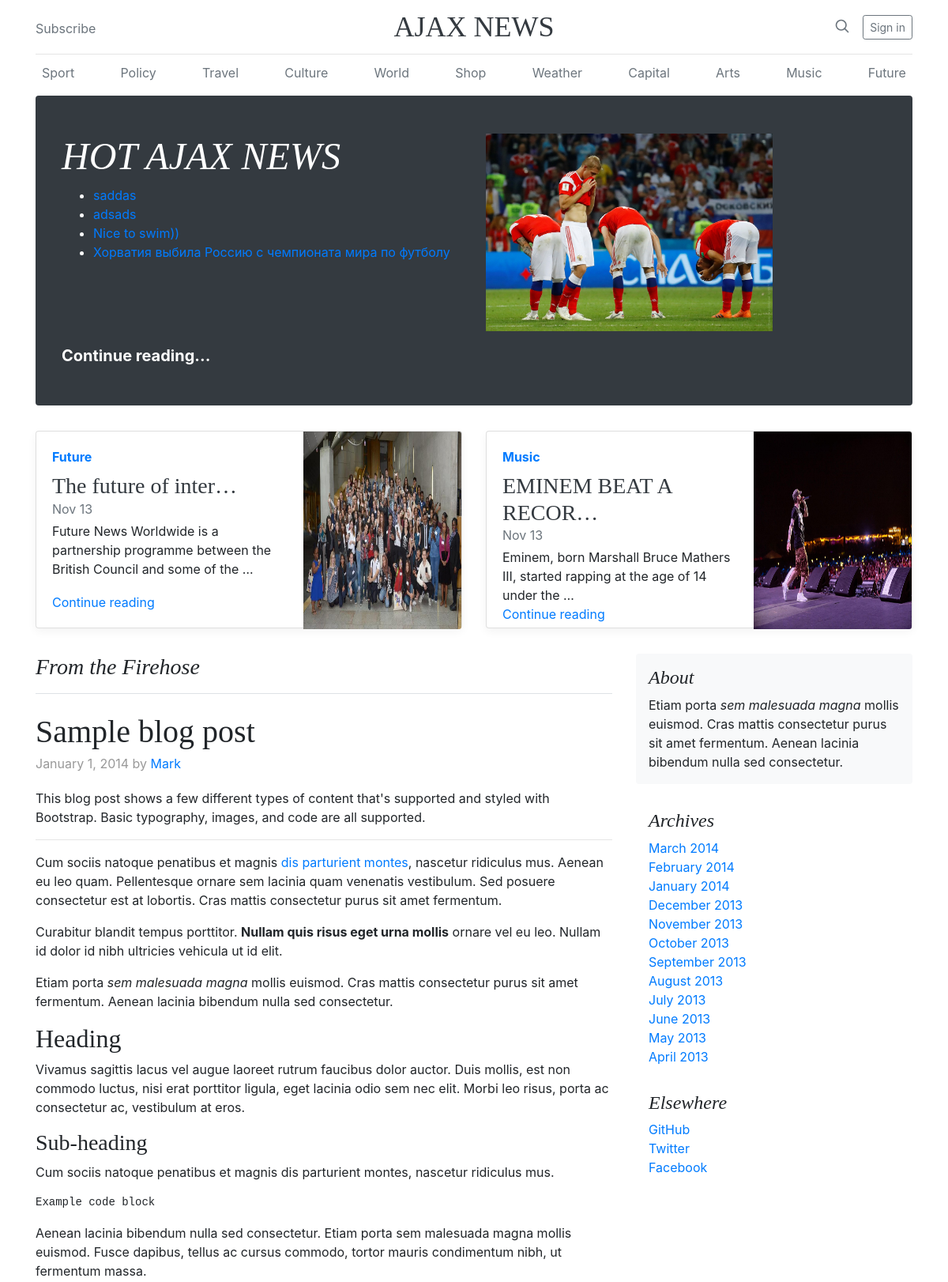
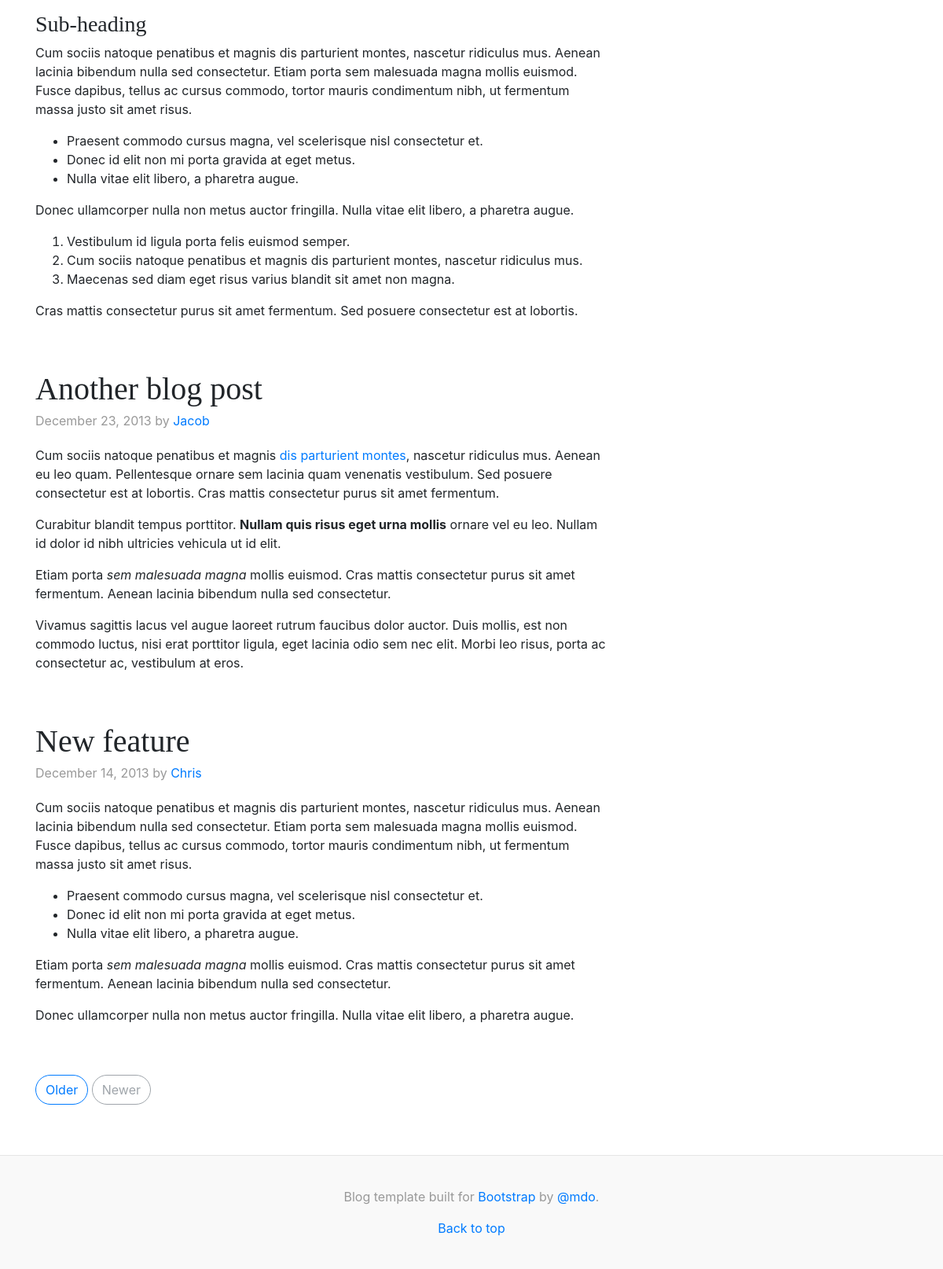
The page / on the database its author committed (2 pictures, top to bottom).
### mainapp/models.py (models this page shows, shortened)
class Category(models.Model):
    name = models.CharField(max_length=50)
    slug = models.SlugField()
    class Meta:
        verbose_name = 'Category'
        verbose_name_plural = 'Categories'
    def get_absolute_url(self):
        return reverse('main:category-detail', kwargs={'slug': self.slug})

class Article(models.Model):
    author = models.ForeignKey(
        settings.AUTH_USER_MODEL,
        on_delete=models.CASCADE,
    )
    category = models.ForeignKey(Category, on_delete=models.SET_NULL, blank=True, null=True)
    title = models.CharField(max_length=100)
    slug = models.SlugField()
    image = models.ImageField(upload_to=get_image_filename, blank=True)
    content = models.TextField()
    comments = GenericRelation('comment')
    marks = GenericRelation('mark')
    reposts = GenericRelation('repost')
    def get_absolute_url(self):
        return reverse('main:article-detail', kwargs={'cat_slug': self.category.slug,
                                                      'slug': self.slug})

### mainapp/views.py (the view)
# urls.py: path('', MainListView.as_view(), name='home'),
class MainListView(ListView):
    template_name = 'mainapp/home.html'
    model = Article
    def get_context_data(self, *, object_list=None, **kwargs):
        context = super(MainListView, self).get_context_data()
        context['hot_articles'] = self.model.objects.all().order_by('-id')[:4]
        context['popular_articles'] = self.model.objects.all().order_by('-id')[4:6]
        context['last_article_image'] = context['hot_articles'][3].image.url
        context['categories'] = Category.objects.all()
        return context

### templates/mainapp/home.html (shortened to what this page needs)
{% extends 'base.html' %}
  {% block preview %}
  <div class="jumbotron p-3 p-md-5 text-white rounded bg-dark">
    <div class="row">
    <div class="col-md-6 px-0">
      <h1 class="display-4 font-italic">HOT AJAX NEWS</h1>
      <ul>
          {% for article in hot_articles %}
          <li>
              <a href="{{ article.get_absolute_url }}" class="hot-article" data-id="{{ article.pk }}">
                  {{ article.title|truncatechars:100 }}
              </a>
          </li>
          {% endfor %}
      </ul>
      <br>
    </div>
    <div class="col-md-6">
        <p id="article-image"><img src="{{ last_article_image }}" class="hot-image" alt=""></p>
    </div>
    <p class="lead mb-0"><a href="#" class="text-white font-weight-bold">Continue reading...</a></p>
    </div>
  </div>
  <div class="row mb-2">
    {% for article in popular_articles %}
    <div class="col-md-6">
      <div class="card flex-md-row mb-4 box-shadow h-md-250">
        <div class="card-body d-flex flex-column align-items-start">
          <strong class="d-inline-block mb-2 text-primary">{{ article.category.name }}</strong>
          <h3 class="mb-0">
            <a class="text-dark" href="{{ article.get_absolute_url }}">{{ article.title|truncatechars:20 }}</a>
          </h3>
          <div class="mb-1 text-muted">Nov 13</div>
          <p class="card-text mb-auto">{{ article.content|truncatewords:15 }}</p>
          <a href="{{ article.get_absolute_url }}">Continue reading</a>
        </div>
            <img class="card-img-right flex-auto d-none d-lg-block image-preview"
             src="{{ article.image.url }}" data-holder-rendered="true">
      </div>
    </div>
    {% endfor %}
  </div>
  {% endblock preview%}
{% block content %}
<main role="main" class="container">
  <div class="row">
    <div class="col-md-8 blog-main">
      <h3 class="pb-3 mb-4 font-italic border-bottom">
        From the Firehose
      </h3>
      <div class="blog-post">
        <h2 class="blog-post-title">Sample blog post</h2>
        <p class="blog-post-meta">January 1, 2014 by <a href="#">Mark</a></p>
        <p>This blog post shows a few different types of content that's supported and styled with Bootstrap. Basic typography, images, and code are all supported.</p>
        <hr>
        <p>Cum sociis natoque penatibus et magnis <a href="#">dis parturient montes</a>, nascetur ridiculus mus. Aenean eu leo quam. Pellentesque ornare sem lacinia quam venenatis vestibulum. Sed posuere consectetur est at lobortis. Cras mattis consectetur purus sit amet fermentum.</p>
        <blockquote>
          <p>Curabitur blandit tempus porttitor. <strong>Nullam quis risus eget urna mollis</strong> ornare vel eu leo. Nullam id dolor id nibh ultricies vehicula ut id elit.</p>
        </blockquote>
        <p>Etiam porta <em>sem malesuada magna</em> mollis euismod. Cras mattis consectetur purus sit amet fermentum. Aenean lacinia bibendum nulla sed consectetur.</p>
        <h2>Heading</h2>
        <p>Vivamus sagittis lacus vel augue laoreet rutrum faucibus dolor auctor. Duis mollis, est non commodo luctus, nisi erat porttitor ligula, eget lacinia odio sem nec elit. Morbi leo risus, porta ac consectetur ac, vestibulum at eros.</p>
        <h3>Sub-heading</h3>
        <p>Cum sociis natoque penatibus et magnis dis parturient montes, nascetur ridiculus mus.</p>
        <pre><code>Example code block</code></pre>
        <p>Aenean lacinia bibendum nulla sed consectetur. Etiam porta sem malesuada magna mollis euismod. Fusce dapibus, tellus ac cursus commodo, tortor mauris condimentum nibh, ut fermentum massa.</p>
        <h3>Sub-heading</h3>
        <p>Cum sociis natoque penatibus et magnis dis parturient montes, nascetur ridiculus mus. Aenean lacinia bibendum nulla sed consectetur. Etiam porta sem malesuada magna mollis euismod. Fusce dapibus, tellus ac cursus commodo, tortor mauris condimentum nibh, ut fermentum massa justo sit amet risus.</p>
        <ul>
          <li>Praesent commodo cursus magna, vel scelerisque nisl consectetur et.</li>
          <li>Donec id elit non mi porta gravida at eget metus.</li>
          <li>Nulla vitae elit libero, a pharetra augue.</li>
        </ul>
        <p>Donec ullamcorper nulla non metus auctor fringilla. Nulla vitae elit libero, a pharetra augue.</p>
        <ol>
          <li>Vestibulum id ligula porta felis euismod semper.</li>
          <li>Cum sociis natoque penatibus et magnis dis parturient montes, nascetur ridiculus mus.</li>
          <li>Maecenas sed diam eget risus varius blandit sit amet non magna.</li>
        </ol>
        <p>Cras mattis consectetur purus sit amet fermentum. Sed posuere consectetur est at lobortis.</p>
      </div>
      <div class="blog-post">
        <h2 class="blog-post-title">Another blog post</h2>
        <p class="blog-post-meta">December 23, 2013 by <a href="#">Jacob</a></p>
        <p>Cum sociis natoque penatibus et magnis <a href="#">dis parturient montes</a>, nascetur ridiculus mus. Aenean eu leo quam. Pellentesque ornare sem lacinia quam venenatis vestibulum. Sed posuere consectetur est at lobortis. Cras mattis consectetur purus sit amet fermentum.</p>
        <blockquote>
          <p>Curabitur blandit tempus porttitor. <strong>Nullam quis risus eget urna mollis</strong> ornare vel eu leo. Nullam id dolor id nibh ultricies vehicula ut id elit.</p>
        </blockquote>
        <p>Etiam porta <em>sem malesuada magna</em> mollis euismod. Cras mattis consectetur purus sit amet fermentum. Aenean lacinia bibendum nulla sed consectetur.</p>
        <p>Vivamus sagittis lacus vel augue laoreet rutrum faucibus dolor auctor. Duis mollis, est non commodo luctus, nisi erat porttitor ligula, eget lacinia odio sem nec elit. Morbi leo risus, porta ac consectetur ac, vestibulum at eros.</p>
      </div>
      <div class="blog-post">
        <h2 class="blog-post-title">New feature</h2>
        <p class="blog-post-meta">December 14, 2013 by <a href="#">Chris</a></p>
        <p>Cum sociis natoque penatibus et magnis dis parturient montes, nascetur ridiculus mus. Aenean lacinia bibendum nulla sed consectetur. Etiam porta sem malesuada magna mollis euismod. Fusce dapibus, tellus ac cursus commodo, tortor mauris condimentum nibh, ut fermentum massa justo sit amet risus.</p>
        <ul>
          <li>Praesent commodo cursus magna, vel scelerisque nisl consectetur et.</li>
          <li>Donec id elit non mi porta gravida at eget metus.</li>
          <li>Nulla vitae elit libero, a pharetra augue.</li>
        </ul>
        <p>Etiam porta <em>sem malesuada magna</em> mollis euismod. Cras mattis consectetur purus sit amet fermentum. Aenean lacinia bibendum nulla sed consectetur.</p>
        <p>Donec ullamcorper nulla non metus auctor fringilla. Nulla vitae elit libero, a pharetra augue.</p>
      </div>
      <nav class="blog-pagination">
        <a class="btn btn-outline-primary" href="#">Older</a>
        <a class="btn btn-outline-secondary disabled" href="#">Newer</a>
      </nav>
    </div>
    <aside class="col-md-4 blog-sidebar">
      <div class="p-3 mb-3 bg-light rounded">
        <h4 class="font-italic">About</h4>
        <p class="mb-0">Etiam porta <em>sem malesuada magna</em> mollis euismod. Cras mattis consectetur purus sit amet fermentum. Aenean lacinia bibendum nulla sed consectetur.</p>
      </div>
      <div class="p-3">
        <h4 class="font-italic">Archives</h4>
        <ol class="list-unstyled mb-0">
          <li><a href="#">March 2014</a></li>
          <li><a href="#">February 2014</a></li>
          <li><a href="#">January 2014</a></li>
          <li><a href="#">December 2013</a></li>
          <li><a href="#">November 2013</a></li>
          <li><a href="#">October 2013</a></li>
          <li><a href="#">September 2013</a></li>
          <li><a href="#">August 2013</a></li>
          <li><a href="#">July 2013</a></li>
          <li><a href="#">June 2013</a></li>
          <li><a href="#">May 2013</a></li>
          <li><a href="#">April 2013</a></li>
        </ol>
      </div>
      <div class="p-3">
        <h4 class="font-italic">Elsewhere</h4>
        <ol class="list-unstyled">
          <li><a href="#">GitHub</a></li>
          <li><a href="#">Twitter</a></li>
          <li><a href="#">Facebook</a></li>
        </ol>
      </div>
    </aside>
  </div>
</main>
{% endblock content %}

### templates/base.html (shortened to what this page needs)
{% load static %}
<!doctype html>
<html lang="en">
  <head>
    <link href="{% static 'css/bootstrap.min.css' %}" rel="stylesheet">
    <link href="{% static 'font-awesome/css/fontawesome.css' %}" rel="stylesheet">
    <link href="{% static 'font-awesome/css/all.css' %}" rel="stylesheet">
    <link href="{% static 'css/blog/blog.css' %}" rel="stylesheet">
    <link rel="stylesheet" href="{% static 'css/jaselnik/main.css' %}">
  </head>
  <body>
    <div class="container">
      {% block header %}
      <header class="blog-header py-3">
        <div class="row flex-nowrap justify-content-between align-items-center">
          <div class="col-4 pt-1">
            <a class="text-muted" href="#">Subscribe</a>
          </div>
          <div class="col-4 text-center">
            <a class="blog-header-logo text-dark" href="/">AJAX NEWS</a>
          </div>
          <div class="col-4 d-flex justify-content-end align-items-center">
            <a class="text-muted" href="#">
              <svg xmlns="http://www.w3.org/2000/svg" width="20" height="20" viewBox="0 0 24 24" fill="none" stroke="currentColor" stroke-width="2" stroke-linecap="round" stroke-linejoin="round" class="mx-3"><circle cx="10.5" cy="10.5" r="7.5"></circle><line x1="21" y1="21" x2="15.8" y2="15.8"></line></svg>
            </a>
            {% if request.user.is_authenticated %}
            <a class="btn btn-sm btn-outline-secondary" href="{% url 'accounts:logout' %}">Sign out</a>
            {% else %}
            <a class="btn btn-sm btn-outline-secondary" href="{% url 'accounts:login' %}">Sign in</a>
            {% endif %}
          </div>
        </div>
      </header>
      <div class="nav-scroller py-1 mb-2">
        <nav class="nav d-flex justify-content-between">
            {% for category in categories %}
            <a class="p-2 text-muted" href="{{ category.get_absolute_url }}">{{ category.name }}</a>
            {% endfor %}
        </nav>
      </div>
      {% endblock header %}
      {% block preview %}
      {% endblock preview%}
    </div>
    {% block content %}
    {% endblock content %}
    <footer class="blog-footer">
      <p>Blog template built for <a href="https://getbootstrap.com/">Bootstrap</a> by <a href="https://twitter.com/mdo">@mdo</a>.</p>
      <p>
        <a href="#">Back to top</a>
      </p>
    </footer>
  </body>
</html>

### static_in_dev/css/blog/blog.css (style rules this page uses)
.blog-header { line-height: 1; border-bottom: 1px solid #e5e5e5; }
.blog-header-logo { font-family: "Playfair Display", Georgia, "Times New Roman", serif; font-size: 2.25rem; }
h1, h2, h3, h4, h5, h6 { font-family: "Playfair Display", Georgia, "Times New Roman", serif; }
.display-4 { font-size: 2.5rem; }
@media (min-width: 768px) { .display-4 { font-size: 3rem; } }
.nav-scroller { position: relative; z-index: 2; height: 2.75rem; overflow-y: hidden; }
.nav-scroller .nav { display: -ms-flexbox; display: flex; -ms-flex-wrap: nowrap; flex-wrap: nowrap; padding-bottom: 1rem; margin-top: -1px; overflow-x: auto; text-align: center; white-space: nowrap; -webkit-overflow-scrolling: touch; }
.card-img-right { height: 100%; border-radius: 0 3px 3px 0; }
.flex-auto { -ms-flex: 0 0 auto; flex: 0 0 auto; }
@media (min-width: 768px) { .h-md-250 { height: 250px; } }
.border-bottom { border-bottom: 1px solid #e5e5e5; }
.box-shadow { box-shadow: 0 .25rem .75rem rgba(0, 0, 0, .05); }
.blog-pagination { margin-bottom: 4rem; }
.blog-pagination > .btn { border-radius: 2rem; }
.blog-post { margin-bottom: 4rem; }
.blog-post-title { margin-bottom: .25rem; font-size: 2.5rem; }
.blog-post-meta { margin-bottom: 1.25rem; color: #999; }
.blog-footer { padding: 2.5rem 0; color: #999; text-align: center; background-color: #f9f9f9; border-top: .05rem solid #e5e5e5; }
.blog-footer p:last-child { margin-bottom: 0; }

### static_in_dev/css/jaselnik/main.css (style rules this page uses)
.hot-image { height: 250px; }
.image-preview { height: 250px; width: 200px; }

### rows shown on the page
Category: name "Sport"
Category: name "Policy"
Category: name "Travel"
Category: name "Culture"
Category: name "World"
Category: name "Shop"
Category: name "Weather"
Category: name "Capital"
Category: name "Arts"
Category: name "Music"
Category: name "Future"
Article: title "saddas"
Article: title "adsads"
Article: title "Nice to swim))"
Article: title "Хорватия выбила Россию с чемпионата мира по футболу"
Article: category.name "Future", title "The future of inter…", content "Future News Worldwide is a partnership programme between the British Council and some of the …", image (picture)
Article: category.name "Music", title "EMINEM BEAT A RECOR…", content "Eminem, born Marshall Bruce Mathers III, started rapping at the age of 14 under the …", image (picture)
